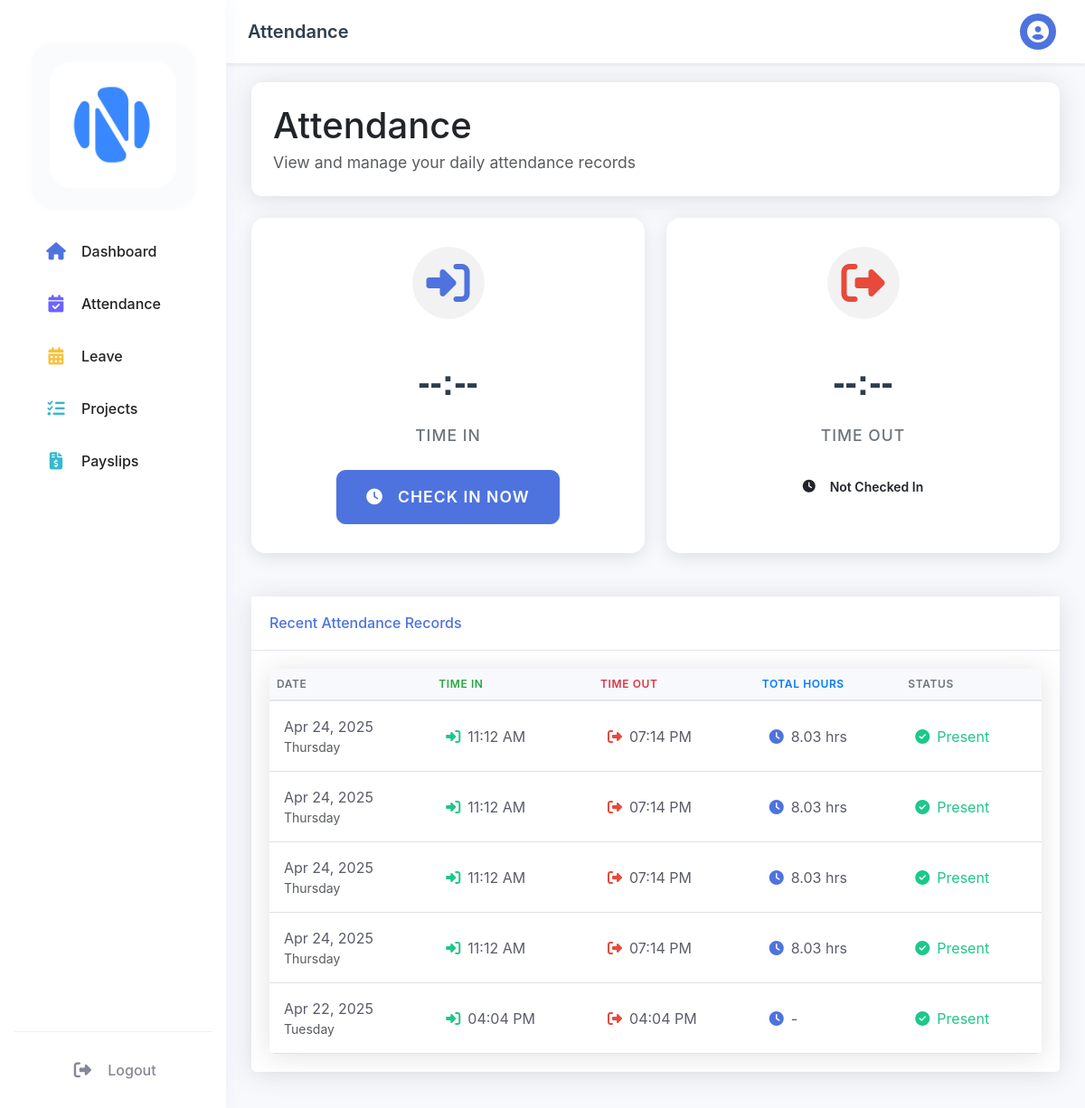
The app's page /dashboard/employee/attendance.php (signed in) with its own data.
### tables this page shows
CREATE TABLE `attendance` (
  `attendance_id` int(11) NOT NULL,
  `emp_id` int(11) DEFAULT NULL,
  `attendance_date` date NOT NULL,
  `time_in` time DEFAULT NULL,
  `time_out` time DEFAULT NULL,
  `status` enum('present','late','absent','half-day') DEFAULT 'present',
  `notes` text DEFAULT NULL,
  `created_at` timestamp NOT NULL DEFAULT current_timestamp(),
  `total_hours` decimal(4,2) DEFAULT NULL,
  `auto_status` enum('present','late','absent','half-day') DEFAULT NULL,
  `ip_address` varchar(45) DEFAULT NULL,
  `device_info` text DEFAULT NULL
);

### dashboard/employee/attendance.php (the view, shortened to what this page needs)
<?php
require_once '../../config/database.php';
$stmt = $pdo->prepare("
    SELECT e.*, d.dept_name
    FROM employees e
    LEFT JOIN departments d ON e.dept_id = d.dept_id
    WHERE e.user_id = ?
");
$stmt->execute([$_SESSION['user_id']]);
$employee = $stmt->fetch();
$today = date('Y-m-d');
$stmt = $pdo->prepare("
    SELECT * FROM attendance
    WHERE emp_id = ?
    ORDER BY attendance_date DESC
    LIMIT 10
");
$stmt->execute([$employee['emp_id']]);
$attendance_records = $stmt->fetchAll();
$stmt = $pdo->prepare("
    SELECT a.*, e.first_name, e.last_name, e.position, d.dept_name
    FROM attendance a
    JOIN employees e ON a.emp_id = e.emp_id
    JOIN departments d ON e.dept_id = d.dept_id
    WHERE a.emp_id = ? AND a.attendance_date = ?
");
$stmt->execute([$employee['emp_id'], $today]);
$today_attendance = $stmt->fetch();
?>
<!DOCTYPE html>
<html lang="en">
<head>
    <link href="https://cdn.jsdelivr.net/npm/bootstrap@5.3.2/dist/css/bootstrap.min.css" rel="stylesheet">
    <link rel="stylesheet" href="https://cdnjs.cloudflare.com/ajax/libs/font-awesome/6.4.0/css/all.min.css">
    <link rel="stylesheet" href="../../assets/css/dashboard.css">
</head>
<body>
    <div class="wrapper">
        <?php include 'includes/sidebar.php'; ?>
        <div class="main-content">
            <?php include 'includes/topbar.php'; ?>
            <div class="container-fluid">
                <div class="dashboard-header mb-4 d-flex justify-content-between align-items-center">
  <div>
    <h1 class="mb-1">Attendance</h1>
    <div class="text-muted" style="font-size: 1.1rem;">View and manage your daily attendance records</div>
  </div>
</div>
                <div class="row mb-4">
                    <div class="col-lg-6 mb-4">
                        <div class="check-in-out-card">
                            <div class="card-content">
                                <div class="icon-wrapper">
                                    <i class="fas fa-sign-in-alt text-primary fa-3x"></i>
                                </div>
                                <div class="time">
                                    <?php echo $today_attendance ? date('h:i A', strtotime($today_attendance['time_in'])) : '--:--'; ?>
                                </div>
                                <div class="date mb-4">Time In</div>
                                <?php if (!$today_attendance): ?>
                                    <form method="POST">
                                        <button type="submit" name="check_in" class="btn btn-primary btn-lg action-button">
                                            <i class="fas fa-clock me-2"></i>Check In Now
                                        </button>
                                    </form>
                                <?php else: ?>
                                    <div class="status-badge checked-in">
                                        <i class="fas fa-check-circle me-2"></i>Checked In
                                    </div>
                                <?php endif; ?>
                            </div>
                        </div>
                    </div>
                    <div class="col-lg-6 mb-4">
                        <div class="check-in-out-card">
                            <div class="card-content">
                                <div class="icon-wrapper">
                                    <i class="fas fa-sign-out-alt text-danger fa-3x"></i>
                                </div>
                                <div class="time">
                                    <?php echo $today_attendance && $today_attendance['time_out'] ? date('h:i A', strtotime($today_attendance['time_out'])) : '--:--'; ?>
                                </div>
                                <div class="date mb-4">Time Out</div>
                                <?php if ($today_attendance && !$today_attendance['time_out']): ?>
                                    <form method="POST">
                                        <button type="submit" name="check_out" class="btn btn-danger btn-lg action-button">
                                            <i class="fas fa-clock me-2"></i>Check Out Now
                                        </button>
                                    </form>
                                <?php elseif ($today_attendance && $today_attendance['time_out']): ?>
                                    <div class="status-badge checked-out">
                                        <i class="fas fa-check-circle me-2"></i>Checked Out
                                    </div>
                                <?php else: ?>
                                    <div class="status-badge not-checked">
                                        <i class="fas fa-clock me-2"></i>Not Checked In
                                    </div>
                                <?php endif; ?>
                            </div>
                        </div>
                    </div>
                </div>
                <div class="row">
                    <div class="col-lg-12">
                        <div class="attendance-card">
                            <div class="card-header">
                                <h6 class="m-0 font-weight-bold text-primary">Recent Attendance Records</h6>
                            </div>
                            <div class="card-body">
                                <div class="table-responsive">
                                    <table class="table table-hover">
                                        <thead>
                                            <tr>
                                                <th style="color: #6c757d;">Date</th>
                                                <th style="color: #28a745;">Time In</th>
                                                <th style="color: #dc3545;">Time Out</th>
                                                <th style="color: #007bff;">Total Hours</th>
                                                <th style="color: #6c757d;">Status</th>
                                            </tr>
                                        </thead>
                                        <tbody>
                                            <?php foreach ($attendance_records as $record): ?>
                                                <tr>
                                                    <td>
                                                        <div>
                                                            <?php echo date('M d, Y', strtotime($record['attendance_date'])); ?>
                                                            <div class="text-muted small"><?php echo date('l', strtotime($record['attendance_date'])); ?></div>
                                                        </div>
                                                    </td>
                                                    <td>
                                                        <div class="d-flex align-items-center">
                                                            <i class="fas fa-sign-in-alt text-success me-2"></i>
                                                            <?php echo $record['time_in'] ? date('h:i A', strtotime($record['time_in'])) : '-'; ?>
                                                        </div>
                                                    </td>
                                                    <td>
                                                        <div class="d-flex align-items-center">
                                                            <i class="fas fa-sign-out-alt text-danger me-2"></i>
                                                            <?php echo $record['time_out'] ? date('h:i A', strtotime($record['time_out'])) : '-'; ?>
                                                        </div>
                                                    </td>
                                                    <td>
                                                        <div class="d-flex align-items-center">
                                                            <i class="fas fa-clock text-primary me-2"></i>
                                                            <?php echo $record['total_hours'] ? number_format($record['total_hours'], 2) . ' hrs' : '-'; ?>
                                                        </div>
                                                    </td>
                                                    <td>
                                                        <?php
                                                        $statusClass = '';
                                                        switch(strtolower($record['status'])) {
                                                            case 'present':
                                                                $statusClass = 'text-success';
                                                                $icon = 'fa-check-circle';
                                                                break;
                                                        }
                                                        ?>
                                                        <div class="d-flex align-items-center">
                                                            <i class="fas <?php echo $icon; ?> <?php echo $statusClass; ?> me-2"></i>
                                                            <span class="<?php echo $statusClass; ?>"><?php echo ucfirst($record['status']); ?></span>
                                                        </div>
                                                    </td>
                                                </tr>
                                            <?php endforeach; ?>
                                        </tbody>
                                    </table>
                                </div>
                            </div>
                        </div>
                    </div>
                </div>
            </div>
        </div>
    </div>
</body>
</html>

### assets/css/dashboard.css (style rules this page uses)
:root { --sidebar-width: 250px; --sidebar-collapsed-width: 70px; --topbar-height: 60px; --primary-color: #4e73df; --secondary-color: #858796; --success-color: #1cc88a; --info-color: #36b9cc; --warning-color: #f6c23e; --danger-color: #e74a3b; }
body { font-family: 'Nunito', sans-serif; background-color: #f8f9fc; }
.main-content { margin-left: 250px; padding: 1rem; padding-top: 75px; transition: all 0.3s ease; min-height: 100vh; }
.card-header { background-color: white; border-bottom: 1px solid #e3e6f0; padding: 1rem; }
.card-body { padding: 1.25rem; }
.text-primary { color: var(--primary-color) !important; }
.text-success { color: var(--success-color) !important; }
.text-danger { color: var(--danger-color) !important; }
.container-fluid { padding-top: 1rem; }

### dashboard/employee/attendance.php (style rules this page uses)
:root { --primary-color: #4e73df; --secondary-color: #858796; --success-color: #1cc88a; --info-color: #36b9cc; --warning-color: #f6c23e; --danger-color: #e74a3b; --light-color: #f8f9fc; --dark-color: #5a5c69; }
body { background-color: #f8f9fc; font-family: 'Nunito', -apple-system, BlinkMacSystemFont, "Segoe UI", Roboto, "Helvetica Neue", Arial, sans-serif; }
.wrapper { display: flex; width: 100%; align-items: stretch; }
.main-content { width: 100%; min-height: 100vh; transition: all 0.3s; }
.dashboard-header { background: white; padding: 1.5rem; border-radius: 0.75rem; box-shadow: 0 0.15rem 1.75rem 0 rgba(58, 59, 69, 0.15); margin-bottom: 1.5rem; }
.attendance-card { border: none; border-radius: 0.35rem; box-shadow: 0 0.15rem 1.75rem 0 rgba(58, 59, 69, 0.15); transition: transform 0.2s; margin-bottom: 1.5rem; background: white; }
.attendance-card .card-header { background-color: white; border-bottom: 1px solid #e3e6f0; font-weight: 600; padding: 1.25rem; }
.check-in-out-card { background: #ffffff; border-radius: 15px; box-shadow: 0 5px 20px rgba(0, 0, 0, 0.1); transition: all 0.3s ease; height: 100%; overflow: hidden; }
.card-content { padding: 2rem; text-align: center; display: flex; flex-direction: column; align-items: center; justify-content: center; min-height: 300px; }
.icon-wrapper { width: 80px; height: 80px; display: flex; align-items: center; justify-content: center; border-radius: 50%; background: rgba(0, 0, 0, 0.05); margin-bottom: 1.5rem; }
.time { font-size: 2.5rem; font-weight: 700; color: #2c3e50; margin: 1rem 0; font-family: 'Arial', sans-serif; }
.date { font-size: 1.1rem; color: #6c757d; font-weight: 500; text-transform: uppercase; letter-spacing: 1px; }
.action-button { padding: 1rem 2rem; font-size: 1.1rem; font-weight: 600; text-transform: uppercase; letter-spacing: 1px; border-radius: 10px; width: 100%; max-width: 250px; transition: all 0.3s ease; display: flex; align-items: center; justify-content: center; gap: 0.5rem; }
.btn-primary { background: #4e73df; border-color: #4e73df; }
.status-badge { padding: 0.75rem 1.5rem; border-radius: 8px; font-weight: 600; font-size: 1rem; display: inline-flex; align-items: center; gap: 0.5rem; }
.table-responsive { border-radius: 0.35rem; box-shadow: 0 0.15rem 1.75rem 0 rgba(58, 59, 69, 0.15); }
.table th { background-color: #f8f9fc; border-bottom: 2px solid #e3e6f0; font-weight: 700; text-transform: uppercase; font-size: 0.75rem; letter-spacing: 0.05em; color: var(--dark-color); }
.table td { vertical-align: middle; color: var(--dark-color); }
.table { margin-bottom: 0; }
.table th { background-color: #f8f9fc; border-bottom: 2px solid #e3e6f0; font-weight: 600; text-transform: uppercase; font-size: 0.75rem; letter-spacing: 0.05em; color: #4e73df; vertical-align: middle; }
.table td { vertical-align: middle; padding: 1rem; }
.status-badge { padding: 0.5rem 1rem; border-radius: 6px; font-weight: 600; font-size: 0.875rem; display: inline-flex; align-items: center; gap: 0.5rem; text-align: center; white-space: nowrap; }

### records on screen
attendance: attendance_date "Apr 24, 2025", attendance_date "Thursday", time_in "11:12 AM", time_out "07:14 PM", total_hours "8.03", status "Present"
attendance: attendance_date "Apr 24, 2025", attendance_date "Thursday", time_in "11:12 AM", time_out "07:14 PM", total_hours "8.03", status "Present"
attendance: attendance_date "Apr 24, 2025", attendance_date "Thursday", time_in "11:12 AM", time_out "07:14 PM", total_hours "8.03", status "Present"
attendance: attendance_date "Apr 24, 2025", attendance_date "Thursday", time_in "11:12 AM", time_out "07:14 PM", total_hours "8.03", status "Present"
attendance: attendance_date "Apr 22, 2025", attendance_date "Tuesday", time_in "04:04 PM", time_out "04:04 PM", status "Present"

### other values on screen
$current_page "Attendance"
